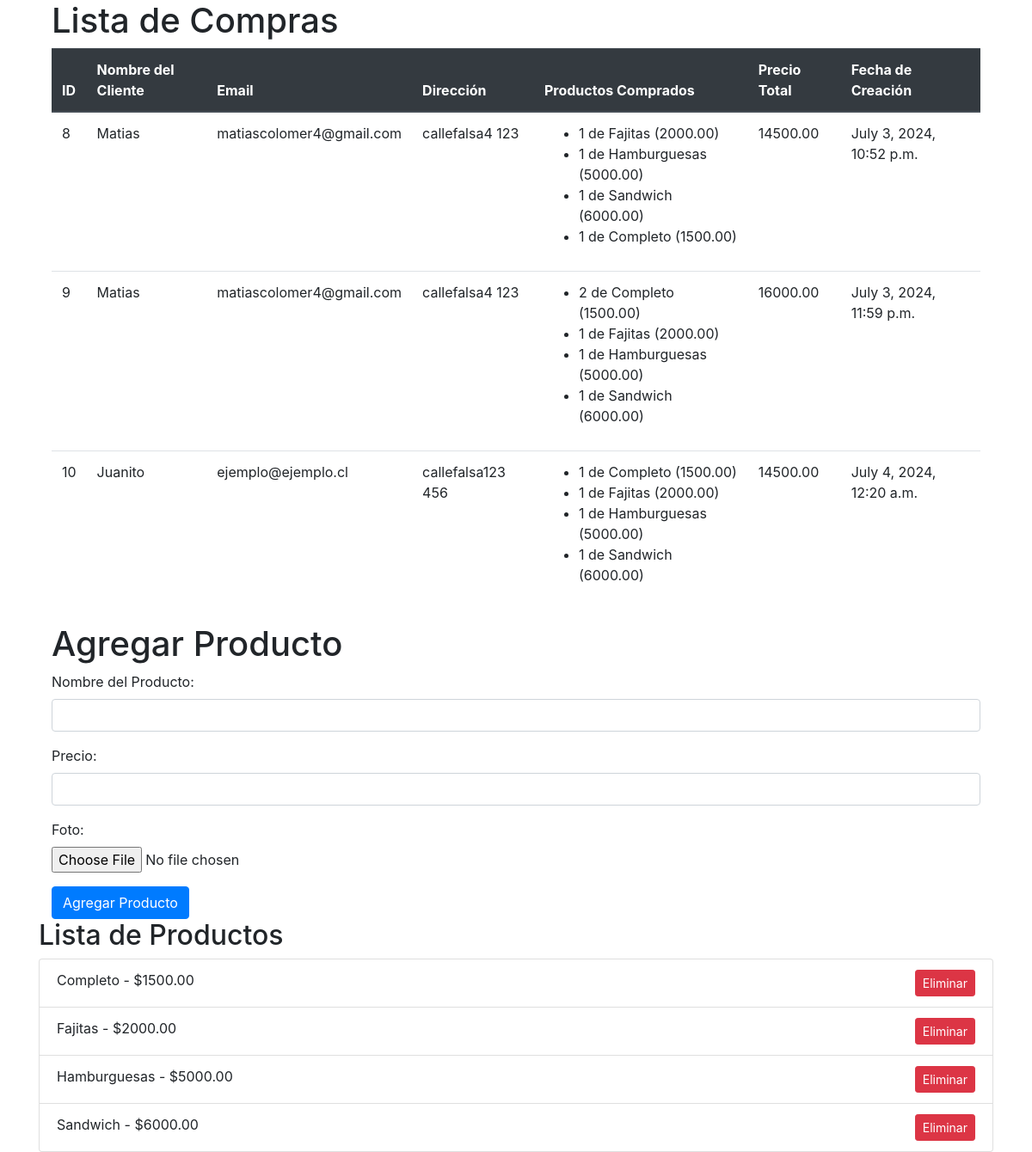
Page /view_all_purchases/ on the committed database.
### main/models.py (models this page shows, shortened)
class Purchase(models.Model):
    nombre = models.CharField(max_length=255)
    email = models.EmailField()
    direccion = models.CharField(max_length=255, blank=True, null=True)
    total_price = models.DecimalField(max_digits=10, decimal_places=2, default=0.0)
    created_at = models.DateTimeField(auto_now_add=True)
    purchase_data = models.JSONField()

class PurchaseItem(models.Model):
    purchase = models.ForeignKey(Purchase, related_name='items', on_delete=models.CASCADE)
    product = models.ForeignKey(Product, on_delete=models.CASCADE)
    quantity = models.PositiveIntegerField(default=1)

class Product(models.Model):
    name = models.CharField(max_length=100)
    price = models.DecimalField(max_digits=10, decimal_places=2)
    photo = models.ImageField(upload_to='product_photos/', blank=True, null=True)

### main/views.py (the view)
# urls.py: path('view_all_purchases/', views.view_all_purchases, name='view_all_purchases'),
def view_all_purchases(request):
    purchases = Purchase.objects.all()
    products = Product.objects.all()  # Obtén todos los productos para mostrarlos en la lista
    if request.method == 'POST':
        form = ProductForm(request.POST, request.FILES)
        if form.is_valid():
            form.save()
            return redirect('view_all_purchases')  # Redirige a la misma página para actualizar la lista de compras
    else:
        form = ProductForm()
    return render(request, 'view_all_purchases.html', {'purchases': purchases, 'products': products, 'form': form})

### main/forms.py
class ProductForm(forms.ModelForm):
    class Meta:
        model = Product
        fields = ['name', 'price']  # Campos que deseas mostrar en el formulario

### main/templates/view_all_purchases.html (shortened to what this page needs)
<!DOCTYPE html>
<html lang="en">
<head>
    <link rel="stylesheet" href="https://stackpath.bootstrapcdn.com/bootstrap/4.5.2/css/bootstrap.min.css">
</head>
<body>
    <div class="container">
        <div class="container">
            <h1>Lista de Compras</h1>
            <table class="table">
                <thead class="thead-dark">
                    <tr>
                        <th>ID</th>
                        <th>Nombre del Cliente</th>
                        <th>Email</th>
                        <th>Dirección</th>
                        <th>Productos Comprados</th>
                        <th>Precio Total</th>
                        <th>Fecha de Creación</th>
                    </tr>
                </thead>
                <tbody>
                    {% for purchase in purchases %}
                    <tr>
                        <td>{{ purchase.id }}</td>
                        <td>{{ purchase.nombre }}</td>
                        <td>{{ purchase.email }}</td>
                        <td>{{ purchase.direccion }}</td>
                        <td>
                            <ul>
                                {% for item in purchase.items.all %}
                                <li>{{ item.quantity }} de {{ item.product.name }} ({{ item.product.price }})</li>
                                {% endfor %}
                            </ul>
                        </td>
                        <td>{{ purchase.total_price }}</td>
                        <td>{{ purchase.created_at }}</td>
                    </tr>
                    {% empty %}
                    <tr>
                        <td colspan="7">No hay compras disponibles.</td>
                    </tr>
                    {% endfor %}
                </tbody>
            </table>
        <h1>Agregar Producto</h1>
            <form method="POST" enctype="multipart/form-data">
                <div class="form-group">
                    <label for="id_name">Nombre del Producto:</label>
                    <input type="text" class="form-control" id="id_name" name="name" required>
                </div>
                <div class="form-group">
                    <label for="id_price">Precio:</label>
                    <input type="number" class="form-control" id="id_price" name="price" step="0.01" required>
                </div>
                <div class="form-group">
                    <label for="id_photo">Foto:</label>
                    <input type="file" class="form-control-file" id="id_photo" name="photo" required>
                </div>
                <button type="submit" class="btn btn-primary">Agregar Producto</button>
            </form>
        </div>
        <h2>Lista de Productos</h2>
        <ul class="list-group">
            {% for product in products %}
            <li class="list-group-item">
                {{ product.name }} - ${{ product.price }}
                <form method="POST" action="{% url 'delete_product' product.id %}" class="d-inline">
                    <button type="submit" class="btn btn-sm btn-danger float-right">Eliminar</button>
                </form>
            </li>
            {% empty %}
            <li class="list-group-item">No hay productos disponibles.</li>
            {% endfor %}
        </ul>
    </div>
</body>
</html>

### rows in the picture
Purchase: id "8", nombre "Matias", email "matiascolomer4@gmail.com", direccion "callefalsa4 123", total_price "14500.00", created_at "July 3, 2024, 10:52 p.m."
PurchaseItem: quantity "1", product.name "Fajitas", product.price "2000.00"
PurchaseItem: quantity "1", product.name "Hamburguesas", product.price "5000.00"
PurchaseItem: quantity "1", product.name "Sandwich", product.price "6000.00"
PurchaseItem: quantity "1", product.name "Completo", product.price "1500.00"
Purchase: id "9", nombre "Matias", email "matiascolomer4@gmail.com", direccion "callefalsa4 123", total_price "16000.00", created_at "July 3, 2024, 11:59 p.m."
PurchaseItem: quantity "2", product.name "Completo", product.price "1500.00"
PurchaseItem: quantity "1", product.name "Fajitas", product.price "2000.00"
PurchaseItem: quantity "1", product.name "Hamburguesas", product.price "5000.00"
PurchaseItem: quantity "1", product.name "Sandwich", product.price "6000.00"
Purchase: id "10", nombre "Juanito", email "ejemplo@ejemplo.cl", direccion "callefalsa123 456", total_price "14500.00", created_at "July 4, 2024, 12:20 a.m."
PurchaseItem: quantity "1", product.name "Completo", product.price "1500.00"
PurchaseItem: quantity "1", product.name "Fajitas", product.price "2000.00"
PurchaseItem: quantity "1", product.name "Hamburguesas", product.price "5000.00"
PurchaseItem: quantity "1", product.name "Sandwich", product.price "6000.00"
Product: name "Completo", price "1500.00"
Product: name "Fajitas", price "2000.00"
Product: name "Hamburguesas", price "5000.00"
Product: name "Sandwich", price "6000.00"
